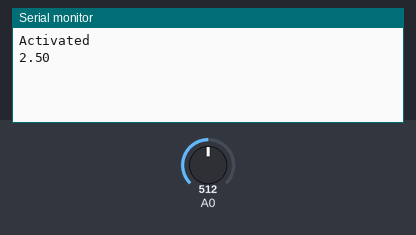
Simulated run of this sketch. Board: Arduino Uno, built with avr-gcc and run on an emulated ATmega328P. Parts: the last lines printed to the serial monitor. Inputs (shaded band) come from the test bench; at power-on: A0 = 512.

Above: at 1.2 s.
1.3 s: A0 set to 716
At 2.3 s:
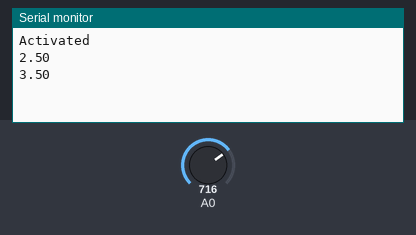
2.8 s: A0 set to 900
At 3.2 s:
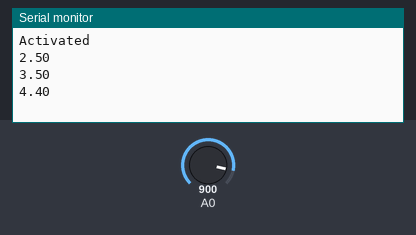

The sketch:

Voltage_meter.ino
```cpp
/* Simple voltage meter by Bryan
Github: https://github.com/bryan6970

How to use
- Turn on Serial monitor, and set the baud rate to the Serial baud rate set below (Default: 9600)
- Put a jumper wire in GND, and one in A0.
- Connect the wires to the points which voltage you want to measure

Troubleshooting

This circuit can only measure ranges from 0v - 5v.

This means that it cannot measure negative voltages, so if only 0v is measured when a voltage is expected, put your wires the other way.

Important note

This cannot be used to measure voltage across components if you are using the same Arduino to power your circuit, unless the ground of your circuit also happens to be the ground of where you are trying to meausure.

*/


int update_rate = 120; // update rate in hertz
const int Serial_baud_rate = 9600; // Board update frequency


int a,b = 0;
const int mapped_update_rate = 1000 / update_rate;

double mapf(double val, double in_min, double in_max, double out_min, double out_max) {
    return (val - in_min) * (out_max - out_min) / (in_max - in_min) + out_min;
}


void setup()
{
    Serial.begin(Serial_baud_rate);

    Serial.println("Activated");

}

void loop()
{
    a = analogRead(A0);

    if (a != b){
        Serial.println(mapf(a, 0, 1023, 0, 5));
        b = a;
    }

    delay(mapped_update_rate);
}
```

Measured:
- after the input at 1.3 s, the serial monitor: prints a new line at once (image 1)
- after the input at 2.8 s, the serial monitor: prints a new line at once (image 2)
